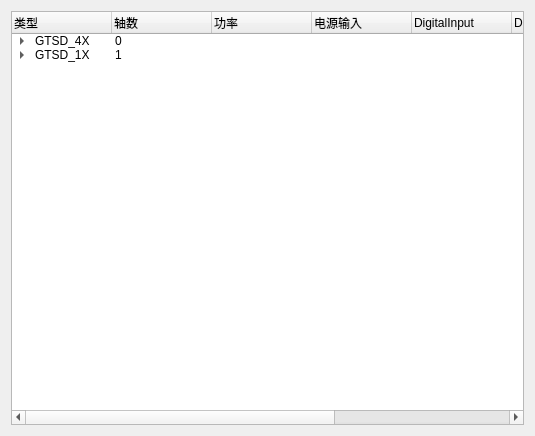
<?xml version="1.0" encoding="UTF-8"?>
<ui version="4.0">
 <class>Form</class>
 <widget class="QWidget" name="Form">
  <property name="geometry">
   <rect>
    <x>0</x>
    <y>0</y>
    <width>535</width>
    <height>436</height>
   </rect>
  </property>
  <property name="windowTitle">
   <string>Form</string>
  </property>
  <layout class="QVBoxLayout" name="verticalLayout">
   <item>
    <widget class="QTreeWidget" name="treeWidget">
     <column>
      <property name="text">
       <string>类型</string>
      </property>
     </column>
     <column>
      <property name="text">
       <string>轴数</string>
      </property>
     </column>
     <column>
      <property name="text">
       <string>功率</string>
      </property>
     </column>
     <column>
      <property name="text">
       <string>电源输入</string>
      </property>
     </column>
     <column>
      <property name="text">
       <string>DigitalInput</string>
      </property>
     </column>
     <column>
      <property name="text">
       <string>DigitalOutput</string>
      </property>
     </column>
     <column>
      <property name="text">
       <string>AnalogInput</string>
      </property>
     </column>
     <column>
      <property name="text">
       <string>AnalogOutput</string>
      </property>
     </column>
     <item>
      <property name="text">
       <string>GTSD_4X</string>
      </property>
      <property name="text">
       <string>0</string>
      </property>
      <item>
       <property name="text">
        <string>GTSD41</string>
       </property>
       <property name="text">
        <string>4</string>
       </property>
       <property name="text">
        <string/>
       </property>
       <property name="text">
        <string/>
       </property>
       <property name="text">
        <string/>
       </property>
       <property name="text">
        <string/>
       </property>
       <property name="text">
        <string/>
       </property>
       <property name="text">
        <string/>
       </property>
       <item>
        <property name="text">
         <string>V119</string>
        </property>
        <property name="text">
         <string>4</string>
        </property>
        <property name="text">
         <string>750W</string>
        </property>
        <property name="text">
         <string>220V两相</string>
        </property>
        <property name="text">
         <string>16</string>
        </property>
        <property name="text">
         <string>16</string>
        </property>
        <property name="text">
         <string>16</string>
        </property>
        <property name="text">
         <string>16</string>
        </property>
       </item>
       <item>
        <property name="text">
         <string>V120</string>
        </property>
        <property name="text">
         <string>4</string>
        </property>
        <property name="text">
         <string>750W</string>
        </property>
        <property name="text">
         <string>220V两相</string>
        </property>
        <property name="text">
         <string>16</string>
        </property>
        <property name="text">
         <string>16</string>
        </property>
        <property name="text">
         <string>16</string>
        </property>
        <property name="text">
         <string>16</string>
        </property>
       </item>
       <item>
        <property name="text">
         <string>V121</string>
        </property>
        <property name="text">
         <string>4</string>
        </property>
        <property name="text">
         <string>750W</string>
        </property>
        <property name="text">
         <string>220V两相</string>
        </property>
        <property name="text">
         <string>16</string>
        </property>
        <property name="text">
         <string>16</string>
        </property>
        <property name="text">
         <string>16</string>
        </property>
        <property name="text">
         <string>16</string>
        </property>
       </item>
      </item>
      <item>
       <property name="text">
        <string>GTSD42</string>
       </property>
       <property name="text">
        <string>4</string>
       </property>
       <property name="text">
        <string/>
       </property>
       <item>
        <property name="text">
         <string>V120</string>
        </property>
        <property name="text">
         <string>4</string>
        </property>
        <property name="text">
         <string>1000W</string>
        </property>
        <property name="text">
         <string>220V三相</string>
        </property>
        <property name="text">
         <string>16</string>
        </property>
        <property name="text">
         <string>16</string>
        </property>
        <property name="text">
         <string>16</string>
        </property>
        <property name="text">
         <string>16</string>
        </property>
       </item>
       <item>
        <property name="text">
         <string>V121</string>
        </property>
        <property name="text">
         <string>4</string>
        </property>
        <property name="text">
         <string>1000W</string>
        </property>
        <property name="text">
         <string>220V两相</string>
        </property>
        <property name="text">
         <string>16</string>
        </property>
        <property name="text">
         <string>16</string>
        </property>
        <property name="text">
         <string>16</string>
        </property>
        <property name="text">
         <string>16</string>
        </property>
       </item>
      </item>
     </item>
     <item>
      <property name="text">
       <string>GTSD_1X</string>
      </property>
      <property name="text">
       <string>1</string>
      </property>
      <item>
       <property name="text">
        <string>GWT-7.5KW</string>
       </property>
       <property name="text">
        <string>1</string>
       </property>
       <item>
        <property name="text">
         <string>V120</string>
        </property>
        <property name="text">
         <string>1</string>
        </property>
       </item>
      </item>
      <item>
       <property name="text">
        <string>GWT-25KW</string>
       </property>
       <property name="text">
        <string>1</string>
       </property>
       <item>
        <property name="text">
         <string>V120</string>
        </property>
        <property name="text">
         <string>1</string>
        </property>
       </item>
      </item>
      <item>
       <property name="text">
        <string>MGMT-7.5KW</string>
       </property>
       <item>
        <property name="text">
         <string>V120</string>
        </property>
        <property name="text">
         <string>1</string>
        </property>
       </item>
      </item>
     </item>
    </widget>
   </item>
  </layout>
 </widget>
 <resources/>
 <connections/>
</ui>
